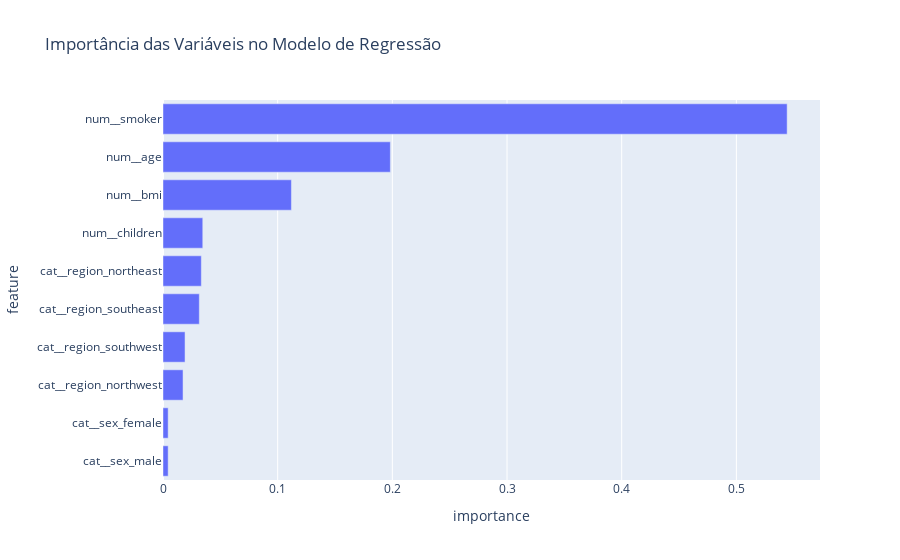

This figure's notebook cell:
### Code cell
# Criar um grafico para mostrar as importâncias
fig = px.bar(
    importance_df,
    x='importance',
    y='feature',
    orientation='h',
    title='Importância das Variáveis no Modelo de Regressão'
)

fig.show()

### Figure 1 — Plotly figure (JSON) as saved in the notebook; plotly's stock layout.template omitted (floating-point values rounded to 4 significant figures)
{"data": [{"hovertemplate": "importance=%{x}<br>feature=%{y}<extra></extra>", "legendgroup": "", "marker": {"color": "#636efa", "pattern": {"shape": ""}}, "name": "", "orientation": "h", "showlegend": false, "textposition": "auto", "type": "bar", "x": [0.004498, 0.004501, 0.01748, 0.01922, 0.03167, 0.03342, 0.03468, 0.112, 0.1983, 0.5443], "xaxis": "x", "y": ["cat__sex_male", "cat__sex_female", "cat__region_northwest", "cat__region_southwest", "cat__region_southeast", "cat__region_northeast", "num__children", "num__bmi", "num__age", "num__smoker"], "yaxis": "y"}], "layout": {"barmode": "relative", "legend": {"tracegroupgap": 0}, "title": {"text": "Importância das Variáveis no Modelo de Regressão"}, "xaxis": {"anchor": "y", "domain": [0, 1], "title": {"text": "importance"}}, "yaxis": {"anchor": "x", "domain": [0, 1], "title": {"text": "feature"}}}}
